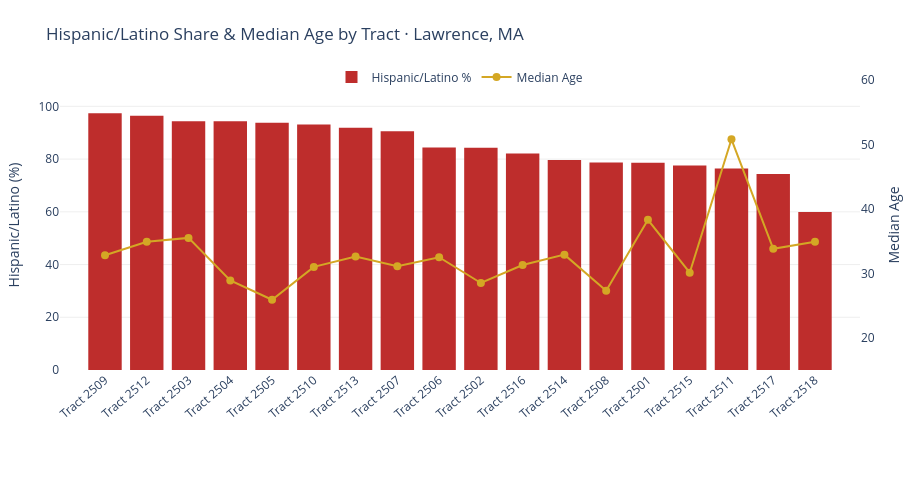

The notebook cell saved with this chart:
### Markdown cell above
## 7. Census-Tract Level Comparisons

All 18 Lawrence census tracts, comparing Hispanic share and median age.

### Code cell
def tract_label(name):
    if "Census Tract" in str(name):
        num = name.split(";")[0].replace("Census Tract", "").strip()
        return f"Tract {num}"
    return str(name)

tract = tract.copy()
tract["_label"]   = tract["NAME"].apply(tract_label)
tract["hisp_pct"] = tract["B03001_003E"] / tract["B03001_001E"] * 100
tract["total_pop"]= tract["B01001_001E"]
tract_sorted = tract.sort_values("hisp_pct", ascending=False)

fig = go.Figure()
fig.add_trace(go.Bar(
    name="Hispanic/Latino %",
    x=tract_sorted["_label"], y=tract_sorted["hisp_pct"],
    marker_color="#BE2D2C", marker_line_width=0,
    yaxis="y",
    hovertemplate="<b>%{x}</b><br>Hispanic/Latino: %{y:.1f}%<extra></extra>",
))
fig.add_trace(go.Scatter(
    name="Median Age",
    x=tract_sorted["_label"], y=tract_sorted["B01002_001E"],
    mode="lines+markers",
    marker=dict(color="#D4A724", size=8),
    line=dict(color="#D4A724", width=2),
    yaxis="y2",
    hovertemplate="<b>%{x}</b><br>Median Age: %{y:.1f}<extra></extra>",
))
fig.update_layout(
    title="Hispanic/Latino Share & Median Age by Tract · Lawrence, MA",
    xaxis=dict(title="", tickangle=-40),
    yaxis =dict(title="Hispanic/Latino (%)", gridcolor="#efefef", range=[0, 110]),
    yaxis2=dict(title="Median Age", overlaying="y", side="right", range=[15, 60]),
    legend=dict(orientation="h", y=1.06, x=0.5, xanchor="center"),
    plot_bgcolor="white", paper_bgcolor="white",
    height=500, width=920,
    margin=dict(l=60, r=60, t=80, b=130),
)
fig.show()

### Figure 1 — Plotly figure (JSON) as saved in the notebook; plotly's stock layout.template omitted (floating-point values rounded to 4 significant figures)
{"data": [{"hovertemplate": "<b>%{x}</b><br>Hispanic/Latino: %{y:.1f}%<extra></extra>", "marker": {"color": "#BE2D2C", "line": {"width": 0}}, "name": "Hispanic/Latino %", "type": "bar", "x": ["Tract 2509", "Tract 2512", "Tract 2503", "Tract 2504", "Tract 2505", "Tract 2510", "Tract 2513", "Tract 2507", "Tract 2506", "Tract 2502", "Tract 2516", "Tract 2514", "Tract 2508", "Tract 2501", "Tract 2515", "Tract 2511", "Tract 2517", "Tract 2518"], "y": [97.36, 96.45, 94.33, 94.33, 93.76, 93.08, 91.92, 90.59, 84.39, 84.29, 82.15, 79.68, 78.74, 78.58, 77.53, 76.41, 74.36, 59.95], "yaxis": "y"}, {"hovertemplate": "<b>%{x}</b><br>Median Age: %{y:.1f}<extra></extra>", "line": {"color": "#D4A724", "width": 2}, "marker": {"color": "#D4A724", "size": 8}, "mode": "lines+markers", "name": "Median Age", "type": "scatter", "x": ["Tract 2509", "Tract 2512", "Tract 2503", "Tract 2504", "Tract 2505", "Tract 2510", "Tract 2513", "Tract 2507", "Tract 2506", "Tract 2502", "Tract 2516", "Tract 2514", "Tract 2508", "Tract 2501", "Tract 2515", "Tract 2511", "Tract 2517", "Tract 2518"], "y": [32.8, 34.9, 35.5, 28.9, 25.9, 31.0, 32.6, 31.1, 32.5, 28.5, 31.3, 32.9, 27.3, 38.3, 30.1, 50.8, 33.8, 34.9], "yaxis": "y2"}], "layout": {"height": 500, "legend": {"orientation": "h", "x": 0.5, "xanchor": "center", "y": 1.06}, "margin": {"b": 130, "l": 60, "r": 60, "t": 80}, "paper_bgcolor": "white", "plot_bgcolor": "white", "title": {"text": "Hispanic/Latino Share & Median Age by Tract · Lawrence, MA"}, "width": 920, "xaxis": {"tickangle": -40, "title": {"text": ""}}, "yaxis": {"gridcolor": "#efefef", "range": [0, 110], "title": {"text": "Hispanic/Latino (%)"}}, "yaxis2": {"overlaying": "y", "range": [15, 60], "side": "right", "title": {"text": "Median Age"}}}}
